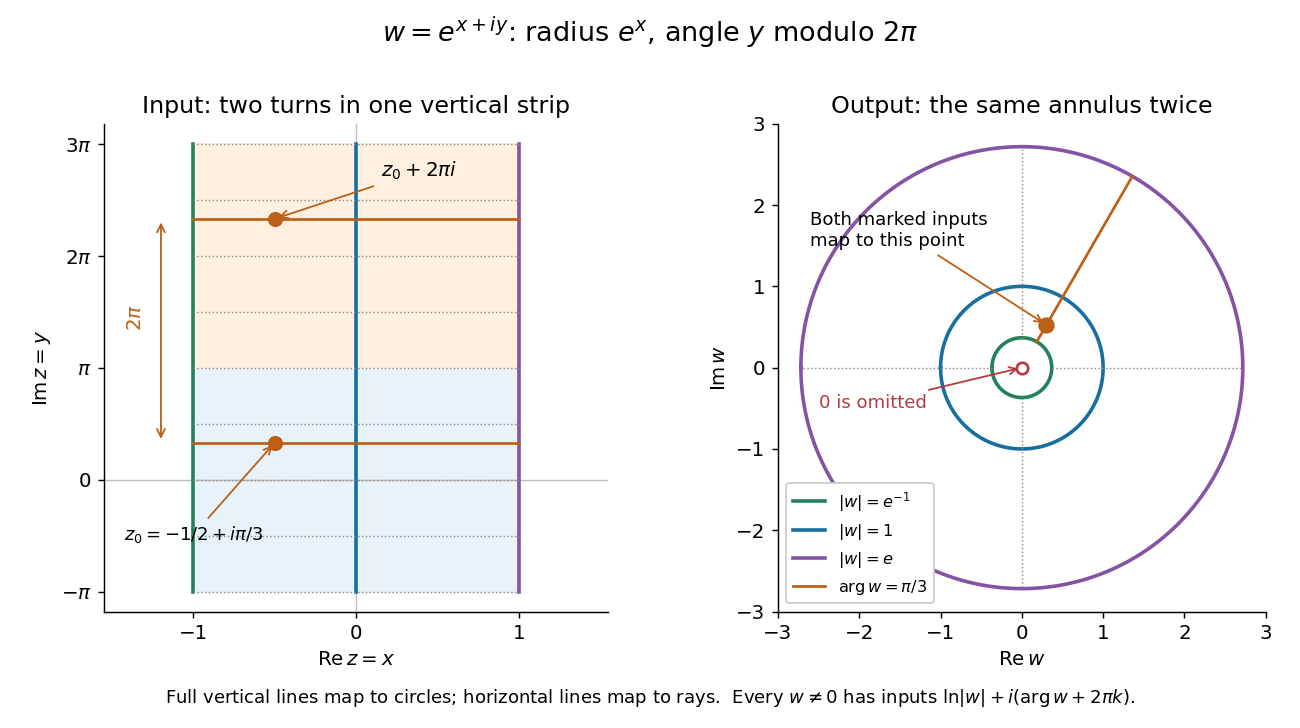

The script that drew this image:
"""Show how exp maps a vertical strip onto an annulus, repeatedly.

Tested with Python 3.14.4, NumPy 2.3.5, Matplotlib 3.10.7.
Run from the desired output directory; write a same-basename opaque PNG.
"""

from pathlib import Path

import matplotlib

matplotlib.use("Agg")
import matplotlib.pyplot as plt
import numpy as np


def main():
    colors = ["#23815c", "#176fa1", "#8453a3"]
    orange = "#bc6016"
    theta = np.pi / 3
    z0 = -0.5 + 1j * theta
    z1 = z0 + 2j * np.pi
    w0 = np.exp(z0)
    assert np.allclose(np.exp(z1), w0, rtol=0, atol=1e-14)
    targets = np.array([1, -1, 2 + 3j, -0.2 - 0.4j])
    k = np.arange(-3, 4)
    inverse = np.log(np.abs(targets))[:, None] + 1j * (
        np.angle(targets)[:, None] + 2 * np.pi * k
    )
    assert np.allclose(np.exp(inverse), targets[:, None], atol=1e-13)

    plt.rcParams.update({"font.size": 11})
    fig, (source, target) = plt.subplots(1, 2, figsize=(10, 5.6), dpi=130)
    fig.patch.set_facecolor("white")
    source.fill_between([-1, 1], -np.pi, np.pi, color="#e8f2fa")
    source.fill_between([-1, 1], np.pi, 3 * np.pi, color="#fff0df")
    source.axhline(0, color="0.75", lw=0.8)
    source.axvline(0, color="0.75", lw=0.8)
    y = np.linspace(-np.pi, 3 * np.pi, 600)
    t = np.linspace(-np.pi, np.pi, 600)
    for x, color in zip([-1, 0, 1], colors):
        source.plot(np.full_like(y, x), y, color=color, lw=2)
        w = np.exp(x + 1j * t)
        target.plot(w.real, w.imag, color=color, lw=2,
                    label=[r"$|w|=e^{-1}$", r"$|w|=1$", r"$|w|=e$"][x + 1])
    radial = np.exp(np.linspace(-1, 1, 300))
    for angle in np.arange(-2, 7) * np.pi / 2:
        source.plot([-1, 1], [angle, angle], color="0.55", lw=0.8, ls=":")
    for angle in np.arange(4) * np.pi / 2:
        target.plot(radial * np.cos(angle), radial * np.sin(angle),
                    color="0.55", lw=0.8, ls=":")
    for angle in [theta, theta + 2 * np.pi]:
        source.plot([-1, 1], [angle, angle], color=orange, lw=1.5)
    target.plot(radial * np.cos(theta), radial * np.sin(theta),
                color=orange, lw=1.5, label=r"$\arg w=\pi/3$")

    source.scatter([z0.real, z1.real], [z0.imag, z1.imag],
                   color=orange, s=55, zorder=5)
    source.annotate(r"$z_0=-1/2+i\pi/3$", (z0.real, z0.imag),
                    (-1.43, -1.7), fontsize=10,
                    arrowprops={"arrowstyle": "->", "color": orange})
    source.annotate(r"$z_0+2\pi i$", (z1.real, z1.imag), (0.15, 8.5),
                    arrowprops={"arrowstyle": "->", "color": orange})
    source.annotate("", (-1.2, z1.imag), (-1.2, z0.imag),
                    arrowprops={"arrowstyle": "<->", "color": orange})
    source.text(-1.3, 4.3, r"$2\pi$", rotation=90, ha="right", color=orange)
    source.set(xlim=(-1.55, 1.55), ylim=(-3.7, 10),
               xticks=[-1, 0, 1], yticks=[-np.pi, 0, np.pi, 2 * np.pi, 3 * np.pi],
               yticklabels=[r"$-\pi$", "0", r"$\pi$", r"$2\pi$", r"$3\pi$"],
               xlabel=r"$\operatorname{Re}z=x$", ylabel=r"$\operatorname{Im}z=y$",
               title="Input: two turns in one vertical strip")

    target.scatter([w0.real], [w0.imag], color=orange, s=65, zorder=5)
    target.annotate("Both marked inputs\nmap to this point", (w0.real, w0.imag),
                    (-2.6, 1.5), fontsize=10,
                    arrowprops={"arrowstyle": "->", "color": orange})
    target.scatter([0], [0], marker="o", s=40, facecolors="white",
                   edgecolors="#b63a40", linewidths=1.5, zorder=6)
    target.annotate("0 is omitted", (0, 0), (-2.5, -0.5), fontsize=10,
                    color="#b63a40", arrowprops={"arrowstyle": "->", "color": "#b63a40"})
    target.set(xlim=(-3, 3), ylim=(-3, 3), aspect="equal",
               xlabel=r"$\operatorname{Re}w$", ylabel=r"$\operatorname{Im}w$",
               title="Output: the same annulus twice")
    target.legend(loc="lower left", fontsize=9, framealpha=1)
    for ax in (source, target):
        ax.set_facecolor("white")
        ax.spines[["top", "right"]].set_visible(False)
    fig.suptitle(r"$w=e^{x+iy}$: radius $e^x$, angle $y$ modulo $2\pi$", fontsize=15)
    fig.text(0.5, 0.035, r"Full vertical lines map to circles; horizontal lines map to rays.  "
             r"Every $w\ne0$ has inputs $\ln|w|+i(\arg w+2\pi k)$.",
             ha="center", fontsize=10)
    fig.subplots_adjust(left=0.08, right=0.98, bottom=0.16, top=0.83, wspace=0.32)
    fig.savefig(Path.cwd() / Path(__file__).with_suffix(".png").name,
                facecolor="white", transparent=False)
    plt.close(fig)
    print("Verified periodicity and exponential preimages for four target values.")


if __name__ == "__main__":
    main()
